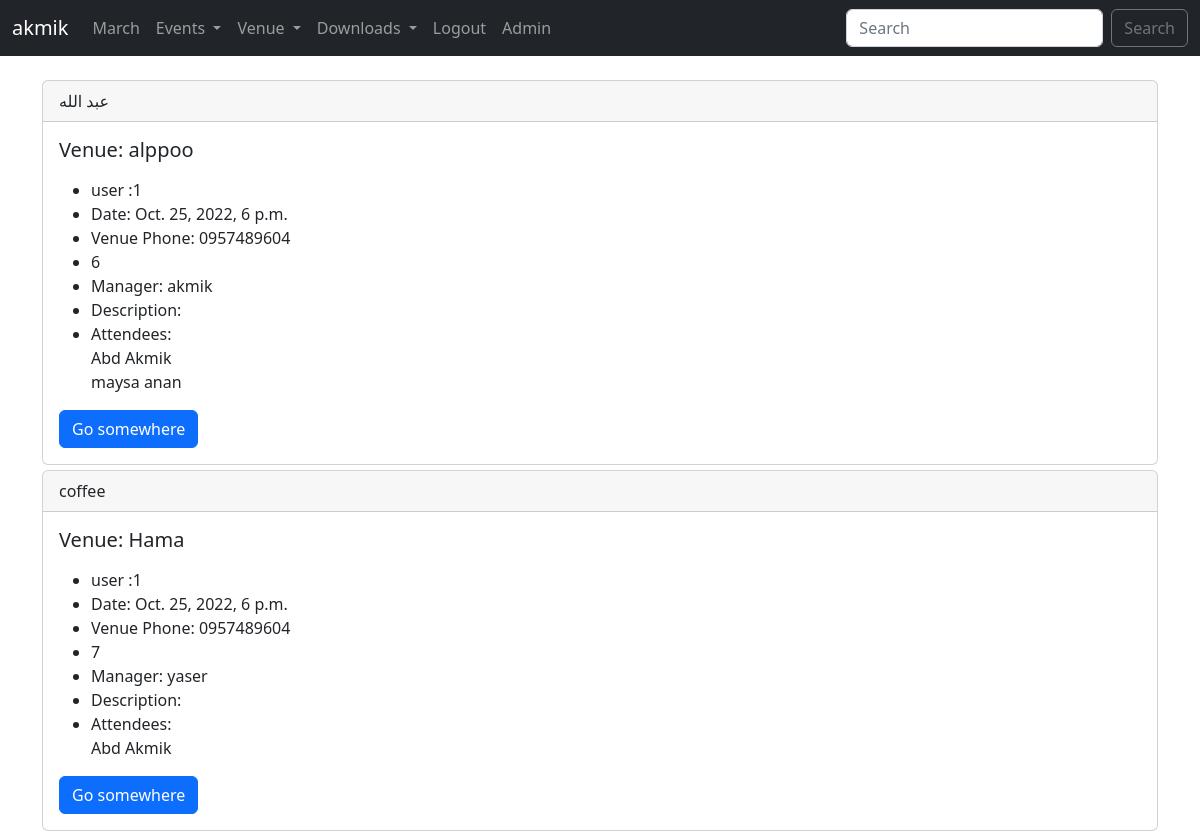
Screenshot of /my_events/ (signed in) with the database file from the repository.
### events/models.py (models this page shows, shortened)
class Event(models.Model):
	name = models.CharField("Event Name", max_length = 120)
	event_date = models.DateTimeField("Event Date")
	venue = models.ForeignKey(Venue, blank=True,null=True,on_delete=models.CASCADE)
	manager = models.ForeignKey(User, blank = True, null = True, on_delete = models.SET_NULL)
	attendees = models.ManyToManyField(MyClubUser, blank=True)
	description = models.TextField(blank=True)
	approved = models.BooleanField('Approved', default=False)
	def __str__(self):
		return self.name

class Venue(models.Model):
	name = models.CharField("Venue Name", max_length=120)
	address = models.CharField(max_length=300)
	zip_code = models.CharField("Zip Code", max_length=15)
	phone = models.CharField("Contact Phone", max_length=25)
	web = models.URLField("Website Address")
	email_address = models.EmailField("Email")
	owner = models.IntegerField('Venue Owner', blank=False, default=1)
	venue_image = models.ImageField(null=True, blank=True, upload_to='images/')
	class Meta: # Go to admin site
		verbose_name_plural = ('Test')
		verbose_name = ('Postion')
		ordering = ('-name',)
	def __str__(self):
		return self.name

class MyClubUser(models.Model):
	first_name = models.CharField(max_length=30)
	last_name = models.CharField(max_length=30)
	email = models.EmailField("User Email")
	def __str__(self):
		return self.first_name + ' ' + self.last_name

### events/views.py (the view)
# urls.py: path('my_events/', views.my_events, name = "my_events"),
def my_events(request):
	if request.user.is_authenticated:
		me = request.user.id
		events = Event.objects.filter(attendees=me)
		return render(request, "events/my_events.html", {
			"events" : events
			})
	else:
		messages.success(request, ("Your don't logied in!!!"))
		return redirect('events:home')

### events/templates/events/my_events.html
{% extends 'events/layout.html' %}
{% block body %}
	{% for event in events %}
		<div style="margin-bottom: 5px;" class="card">
  			<div class="card-header">{{ event }}</div>
  			<div class="card-body">
    			<h5 class="card-title">Venue: {{ event.venue }}</h5>
    			<p class="card-text">
					<ul>
						<li>user :{{ user.id }}</li>
						<li>Date: {{ event.event_date }}</li>
						<li>Venue Phone: {{ event.venue.phone }}</li>
						<li>{{ event.id }}</li>
						<li>Manager: {{ event.manager }}</li>
						<li>Description: {{ event.description }}</li>
						<li>Attendees:
							{% for attend in event.attendees.all %}
								&nbsp<br>{{ attend }}
							{% endfor %}
						</li>
					</ul>
    			</p>
    			<a href="#" class="btn btn-primary">Go somewhere</a>
  			</div>
		</div>
		{% endfor %}
{% endblock %}

### events/templates/events/navbar.html (shortened to what this page needs)
<nav class="navbar navbar-expand-lg navbar-dark bg-dark">
  <div class="container-fluid">
    <a class="navbar-brand" href="{% url 'events:home' %}">{{user}}</a>
    <div class="collapse navbar-collapse" id="navbarSupportedContent">
      <ul class="navbar-nav me-auto mb-2 mb-lg-0">
        <li class="nav-item">
          <a class="nav-link" href="{% url 'events:home' '2023' 'March' %}">March</a>
        </li>
         <li class="nav-item dropdown">
          <a class="nav-link dropdown-toggle" href="#" role="button" data-bs-toggle="dropdown" aria-expanded="false">
            Events
          </a>
        </li>
         <li class="nav-item dropdown">
          <a class="nav-link dropdown-toggle" href="#" role="button" data-bs-toggle="dropdown" aria-expanded="false">
            Venue
          </a>
        </li>
         <li class="nav-item dropdown">
          <a class="nav-link dropdown-toggle" href="#" role="button" data-bs-toggle="dropdown" aria-expanded="false">
            Downloads
          </a>
        </li>
        {% if user.is_authenticated %}
        <li class="nav-item">
          <a class="nav-link" href="{% url 'logout' %}">Logout</a>
        </li>
        {% if user.is_superuser %}
        <li class="nav-item">
          <a class="nav-link" href="{% url 'events:admin_approval' %}">Admin</a>
        </li>
        {% endif %}
        {% endif %}
      </ul>
      <form class="d-flex" role="search" method="POST" action="{% url 'events:search_venue' %}">
        <input class="form-control me-2" name="searched" type="search" placeholder="Search" aria-label="Search">
        <button class="btn btn-outline-secondary" type="submit">Search</button>
      </form>
    </div>
  </div>
</nav>

### rows the page displays
Event: name "عبد الله", venue "alppoo", event_date "Oct. 25, 2022, 6 p.m.", venue.phone "0957489604", id "6", manager "akmik"
MyClubUser: first_name+last_name "Abd Akmik"
MyClubUser: first_name+last_name "maysa anan"
Event: name "coffee", venue "Hama", event_date "Oct. 25, 2022, 6 p.m.", venue.phone "0957489604", id "7", manager "yaser"

### other values shown
{{ user }} "akmik"
{{ user.id }} "1"
